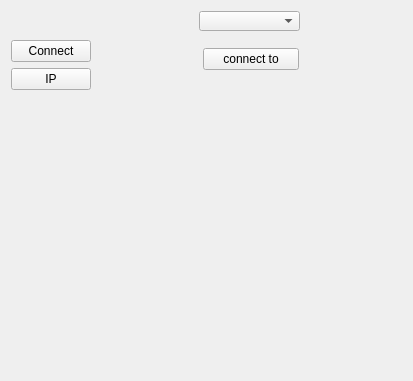
<?xml version="1.0" encoding="UTF-8"?>
<ui version="4.0">
 <class>QtConnect</class>
 <widget class="QWidget" name="QtConnect">
  <property name="enabled">
   <bool>true</bool>
  </property>
  <property name="geometry">
   <rect>
    <x>0</x>
    <y>0</y>
    <width>413</width>
    <height>381</height>
   </rect>
  </property>
  <property name="minimumSize">
   <size>
    <width>413</width>
    <height>107</height>
   </size>
  </property>
  <property name="maximumSize">
   <size>
    <width>413</width>
    <height>381</height>
   </size>
  </property>
  <property name="windowTitle">
   <string>Подключение камеры</string>
  </property>
  <layout class="QHBoxLayout" name="mainLayout">
   <property name="sizeConstraint">
    <enum>QLayout::SetDefaultConstraint</enum>
   </property>
   <item>
    <layout class="QVBoxLayout" name="verticalLayout_10">
     <item>
      <spacer name="verticalSpacer_3">
       <property name="orientation">
        <enum>Qt::Vertical</enum>
       </property>
       <property name="sizeType">
        <enum>QSizePolicy::Fixed</enum>
       </property>
       <property name="sizeHint" stdset="0">
        <size>
         <width>20</width>
         <height>29</height>
        </size>
       </property>
      </spacer>
     </item>
     <item>
      <layout class="QVBoxLayout" name="verticalLayout">
       <property name="sizeConstraint">
        <enum>QLayout::SetFixedSize</enum>
       </property>
       <item>
        <widget class="QPushButton" name="pb_connectMenu">
         <property name="enabled">
          <bool>true</bool>
         </property>
         <property name="sizePolicy">
          <sizepolicy hsizetype="Preferred" vsizetype="Fixed">
           <horstretch>0</horstretch>
           <verstretch>0</verstretch>
          </sizepolicy>
         </property>
         <property name="text">
          <string>Connect</string>
         </property>
         <property name="checkable">
          <bool>false</bool>
         </property>
         <property name="checked">
          <bool>false</bool>
         </property>
         <property name="flat">
          <bool>false</bool>
         </property>
        </widget>
       </item>
       <item>
        <widget class="QPushButton" name="pb_ipMenu">
         <property name="sizePolicy">
          <sizepolicy hsizetype="Preferred" vsizetype="Fixed">
           <horstretch>0</horstretch>
           <verstretch>0</verstretch>
          </sizepolicy>
         </property>
         <property name="text">
          <string>IP</string>
         </property>
        </widget>
       </item>
       <item>
        <spacer name="verticalSpacer_2">
         <property name="orientation">
          <enum>Qt::Vertical</enum>
         </property>
         <property name="sizeType">
          <enum>QSizePolicy::Expanding</enum>
         </property>
         <property name="sizeHint" stdset="0">
          <size>
           <width>0</width>
           <height>0</height>
          </size>
         </property>
        </spacer>
       </item>
      </layout>
     </item>
    </layout>
   </item>
   <item>
    <layout class="QVBoxLayout" name="verticalLayout_11">
     <item>
      <layout class="QHBoxLayout" name="horizontalLayout">
       <property name="sizeConstraint">
        <enum>QLayout::SetDefaultConstraint</enum>
       </property>
       <item>
        <spacer name="horizontalSpacer_4">
         <property name="orientation">
          <enum>Qt::Horizontal</enum>
         </property>
         <property name="sizeType">
          <enum>QSizePolicy::MinimumExpanding</enum>
         </property>
         <property name="sizeHint" stdset="0">
          <size>
           <width>0</width>
           <height>0</height>
          </size>
         </property>
        </spacer>
       </item>
       <item>
        <widget class="QComboBox" name="comboBox_cameras">
         <property name="sizePolicy">
          <sizepolicy hsizetype="Expanding" vsizetype="Fixed">
           <horstretch>0</horstretch>
           <verstretch>0</verstretch>
          </sizepolicy>
         </property>
         <property name="minimumSize">
          <size>
           <width>0</width>
           <height>20</height>
          </size>
         </property>
         <property name="maximumSize">
          <size>
           <width>16777215</width>
           <height>20</height>
          </size>
         </property>
        </widget>
       </item>
       <item>
        <spacer name="horizontalSpacer">
         <property name="orientation">
          <enum>Qt::Horizontal</enum>
         </property>
         <property name="sizeType">
          <enum>QSizePolicy::MinimumExpanding</enum>
         </property>
         <property name="sizeHint" stdset="0">
          <size>
           <width>0</width>
           <height>0</height>
          </size>
         </property>
        </spacer>
       </item>
      </layout>
     </item>
     <item>
      <widget class="QStackedWidget" name="stackedWidget">
       <property name="sizePolicy">
        <sizepolicy hsizetype="Minimum" vsizetype="Minimum">
         <horstretch>0</horstretch>
         <verstretch>0</verstretch>
        </sizepolicy>
       </property>
       <property name="minimumSize">
        <size>
         <width>308</width>
         <height>333</height>
        </size>
       </property>
       <property name="currentIndex">
        <number>0</number>
       </property>
       <widget class="QWidget" name="page_connect">
        <layout class="QHBoxLayout" name="horizontalLayout_2">
         <property name="sizeConstraint">
          <enum>QLayout::SetMinimumSize</enum>
         </property>
         <item>
          <spacer name="horizontalSpacer_2">
           <property name="orientation">
            <enum>Qt::Horizontal</enum>
           </property>
           <property name="sizeType">
            <enum>QSizePolicy::MinimumExpanding</enum>
           </property>
           <property name="sizeHint" stdset="0">
            <size>
             <width>0</width>
             <height>0</height>
            </size>
           </property>
          </spacer>
         </item>
         <item>
          <layout class="QVBoxLayout" name="verticalLayout_2">
           <item>
            <widget class="QPushButton" name="pb_connect">
             <property name="sizePolicy">
              <sizepolicy hsizetype="Expanding" vsizetype="Preferred">
               <horstretch>0</horstretch>
               <verstretch>0</verstretch>
              </sizepolicy>
             </property>
             <property name="text">
              <string>connect to</string>
             </property>
            </widget>
           </item>
           <item>
            <spacer name="verticalSpacer">
             <property name="orientation">
              <enum>Qt::Vertical</enum>
             </property>
             <property name="sizeType">
              <enum>QSizePolicy::MinimumExpanding</enum>
             </property>
             <property name="sizeHint" stdset="0">
              <size>
               <width>0</width>
               <height>0</height>
              </size>
             </property>
            </spacer>
           </item>
          </layout>
         </item>
         <item>
          <spacer name="horizontalSpacer_3">
           <property name="orientation">
            <enum>Qt::Horizontal</enum>
           </property>
           <property name="sizeType">
            <enum>QSizePolicy::MinimumExpanding</enum>
           </property>
           <property name="sizeHint" stdset="0">
            <size>
             <width>0</width>
             <height>0</height>
            </size>
           </property>
          </spacer>
         </item>
        </layout>
       </widget>
       <widget class="QWidget" name="page_ip">
        <layout class="QVBoxLayout" name="verticalLayout_3">
         <item>
          <widget class="QGroupBox" name="groupBox_command">
           <property name="sizePolicy">
            <sizepolicy hsizetype="Minimum" vsizetype="Minimum">
             <horstretch>0</horstretch>
             <verstretch>0</verstretch>
            </sizepolicy>
           </property>
           <property name="title">
            <string>Force IP Command</string>
           </property>
           <layout class="QVBoxLayout" name="verticalLayout_7">
            <property name="sizeConstraint">
             <enum>QLayout::SetDefaultConstraint</enum>
            </property>
            <item>
             <layout class="QHBoxLayout" name="horizontalLayout_4">
              <item>
               <layout class="QHBoxLayout" name="horizontalLayout_3">
                <item>
                 <layout class="QVBoxLayout" name="verticalLayout_6">
                  <item>
                   <widget class="QLabel" name="label">
                    <property name="text">
                     <string>MAC Address</string>
                    </property>
                   </widget>
                  </item>
                  <item>
                   <widget class="QLabel" name="label_2">
                    <property name="text">
                     <string>IP Address</string>
                    </property>
                   </widget>
                  </item>
                  <item>
                   <widget class="QLabel" name="label_3">
                    <property name="text">
                     <string>Subnet Mask</string>
                    </property>
                   </widget>
                  </item>
                  <item>
                   <widget class="QLabel" name="label_6">
                    <property name="text">
                     <string>Gateway</string>
                    </property>
                   </widget>
                  </item>
                 </layout>
                </item>
                <item>
                 <layout class="QVBoxLayout" name="verticalLayout_4">
                  <item>
                   <widget class="QLineEdit" name="le_macAdressForce">
                    <property name="readOnly">
                     <bool>true</bool>
                    </property>
                   </widget>
                  </item>
                  <item>
                   <widget class="QLineEdit" name="le_ipAdressForce">
                    <property name="readOnly">
                     <bool>false</bool>
                    </property>
                   </widget>
                  </item>
                  <item>
                   <widget class="QLineEdit" name="le_subnetMaskForce"/>
                  </item>
                  <item>
                   <widget class="QLineEdit" name="le_gatewayForce"/>
                  </item>
                 </layout>
                </item>
               </layout>
              </item>
              <item>
               <spacer name="horizontalSpacer_7">
                <property name="orientation">
                 <enum>Qt::Horizontal</enum>
                </property>
                <property name="sizeHint" stdset="0">
                 <size>
                  <width>40</width>
                  <height>20</height>
                 </size>
                </property>
               </spacer>
              </item>
             </layout>
            </item>
            <item>
             <layout class="QHBoxLayout" name="horizontalLayout_11">
              <item>
               <spacer name="horizontalSpacer_5">
                <property name="orientation">
                 <enum>Qt::Horizontal</enum>
                </property>
                <property name="sizeHint" stdset="0">
                 <size>
                  <width>40</width>
                  <height>20</height>
                 </size>
                </property>
               </spacer>
              </item>
              <item>
               <widget class="QPushButton" name="pb_sendIpCommand">
                <property name="text">
                 <string>Send</string>
                </property>
               </widget>
              </item>
              <item>
               <widget class="QPushButton" name="pb_cancelIpCommand">
                <property name="text">
                 <string>Cancel</string>
                </property>
               </widget>
              </item>
              <item>
               <spacer name="horizontalSpacer_6">
                <property name="orientation">
                 <enum>Qt::Horizontal</enum>
                </property>
                <property name="sizeHint" stdset="0">
                 <size>
                  <width>40</width>
                  <height>20</height>
                 </size>
                </property>
               </spacer>
              </item>
             </layout>
            </item>
           </layout>
          </widget>
         </item>
         <item>
          <widget class="QGroupBox" name="groupBox_deviceInformation">
           <property name="title">
            <string>Device IP Information</string>
           </property>
           <layout class="QVBoxLayout" name="verticalLayout_9">
            <item>
             <layout class="QHBoxLayout" name="horizontalLayout_5">
              <property name="sizeConstraint">
               <enum>QLayout::SetFixedSize</enum>
              </property>
              <item>
               <layout class="QHBoxLayout" name="horizontalLayout_6">
                <item>
                 <layout class="QVBoxLayout" name="verticalLayout_8">
                  <item>
                   <widget class="QLabel" name="label_4">
                    <property name="text">
                     <string>MAC Address</string>
                    </property>
                   </widget>
                  </item>
                  <item>
                   <widget class="QLabel" name="label_5">
                    <property name="text">
                     <string>IP Address</string>
                    </property>
                   </widget>
                  </item>
                  <item>
                   <widget class="QLabel" name="label_7">
                    <property name="text">
                     <string>Subnet Mask</string>
                    </property>
                   </widget>
                  </item>
                  <item>
                   <widget class="QLabel" name="label_8">
                    <property name="text">
                     <string>Gateway</string>
                    </property>
                   </widget>
                  </item>
                 </layout>
                </item>
                <item>
                 <layout class="QVBoxLayout" name="verticalLayout_5">
                  <item>
                   <widget class="QLineEdit" name="le_macAdressDevice">
                    <property name="readOnly">
                     <bool>true</bool>
                    </property>
                   </widget>
                  </item>
                  <item>
                   <widget class="QLineEdit" name="le_ipAdressDevice">
                    <property name="readOnly">
                     <bool>true</bool>
                    </property>
                   </widget>
                  </item>
                  <item>
                   <widget class="QLineEdit" name="le_subnetMaskDevice">
                    <property name="readOnly">
                     <bool>true</bool>
                    </property>
                   </widget>
                  </item>
                  <item>
                   <widget class="QLineEdit" name="le_gatewayDevice">
                    <property name="readOnly">
                     <bool>true</bool>
                    </property>
                   </widget>
                  </item>
                 </layout>
                </item>
               </layout>
              </item>
              <item>
               <spacer name="horizontalSpacer_10">
                <property name="orientation">
                 <enum>Qt::Horizontal</enum>
                </property>
                <property name="sizeHint" stdset="0">
                 <size>
                  <width>40</width>
                  <height>20</height>
                 </size>
                </property>
               </spacer>
              </item>
             </layout>
            </item>
           </layout>
          </widget>
         </item>
        </layout>
       </widget>
      </widget>
     </item>
    </layout>
   </item>
  </layout>
 </widget>
 <layoutdefault spacing="6" margin="11"/>
 <resources/>
 <connections/>
</ui>
